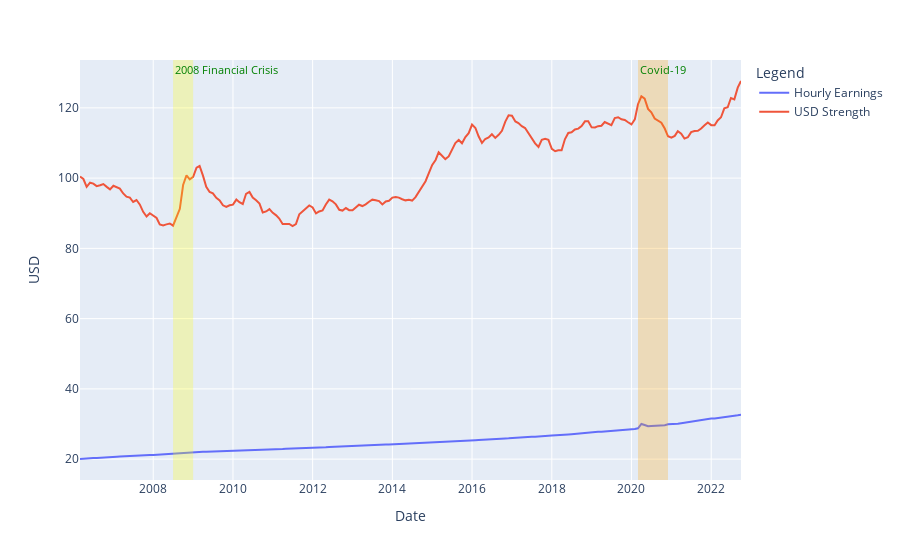

The notebook cell saved with this chart:
### Code cell
Wages_fig = px.line(data, x=data.Date, y = wages_USD.columns)
Wages_fig.update_yaxes(title_text = 'USD')
Wages_fig.update_layout(legend_title_text = 'Legend')

Wages_fig.add_vrect(x0="2008-07-01", x1="2009-01-01", 
              annotation_text="2008 Financial Crisis", annotation_position="top left",  
              annotation_font_size=11,
              annotation_font_color="Green",
              fillcolor="yellow", opacity=0.25, line_width=0)

Wages_fig.add_vrect(x0="2020-03-01", x1="2020-12-01", 
              annotation_text="Covid-19", annotation_position="top left",  
              annotation_font_size=11,
              annotation_font_color="Green",
              fillcolor="orange", opacity=0.25, line_width=0)


Wages_fig.show()

### Figure 1 — Plotly figure (JSON) as saved in the notebook; plotly's stock layout.template omitted (floating-point values rounded to 4 significant figures; data arrays with more than 128 entries replaced by an {"elided": "..."} marker saying what was removed)
{"data": [{"hovertemplate": "variable=Hourly Earnings<br>Date=%{x}<br>value=%{y}<extra></extra>", "legendgroup": "Hourly Earnings", "line": {"color": "#636efa", "dash": "solid"}, "marker": {"symbol": "circle"}, "mode": "lines", "name": "Hourly Earnings", "orientation": "v", "showlegend": true, "type": "scatter", "x": {"elided": "200 str values"}, "xaxis": "x", "y": {"elided": "200 float values"}, "yaxis": "y"}, {"hovertemplate": "variable=USD Strength<br>Date=%{x}<br>value=%{y}<extra></extra>", "legendgroup": "USD Strength", "line": {"color": "#EF553B", "dash": "solid"}, "marker": {"symbol": "circle"}, "mode": "lines", "name": "USD Strength", "orientation": "v", "showlegend": true, "type": "scatter", "x": {"elided": "200 str values"}, "xaxis": "x", "y": {"elided": "200 float values"}, "yaxis": "y"}], "layout": {"annotations": [{"font": {"color": "Green", "size": 11}, "showarrow": false, "text": "2008 Financial Crisis", "x": "2008-07-01", "xanchor": "left", "xref": "x", "y": 1, "yanchor": "top", "yref": "y domain"}, {"font": {"color": "Green", "size": 11}, "showarrow": false, "text": "Covid-19", "x": "2020-03-01", "xanchor": "left", "xref": "x", "y": 1, "yanchor": "top", "yref": "y domain"}], "legend": {"title": {"text": "Legend"}, "tracegroupgap": 0}, "margin": {"t": 60}, "shapes": [{"fillcolor": "yellow", "line": {"width": 0}, "opacity": 0.25, "type": "rect", "x0": "2008-07-01", "x1": "2009-01-01", "xref": "x", "y0": 0, "y1": 1, "yref": "y domain"}, {"fillcolor": "orange", "line": {"width": 0}, "opacity": 0.25, "type": "rect", "x0": "2020-03-01", "x1": "2020-12-01", "xref": "x", "y0": 0, "y1": 1, "yref": "y domain"}], "xaxis": {"anchor": "y", "domain": [0, 1], "title": {"text": "Date"}}, "yaxis": {"anchor": "x", "domain": [0, 1], "title": {"text": "USD"}}}}
